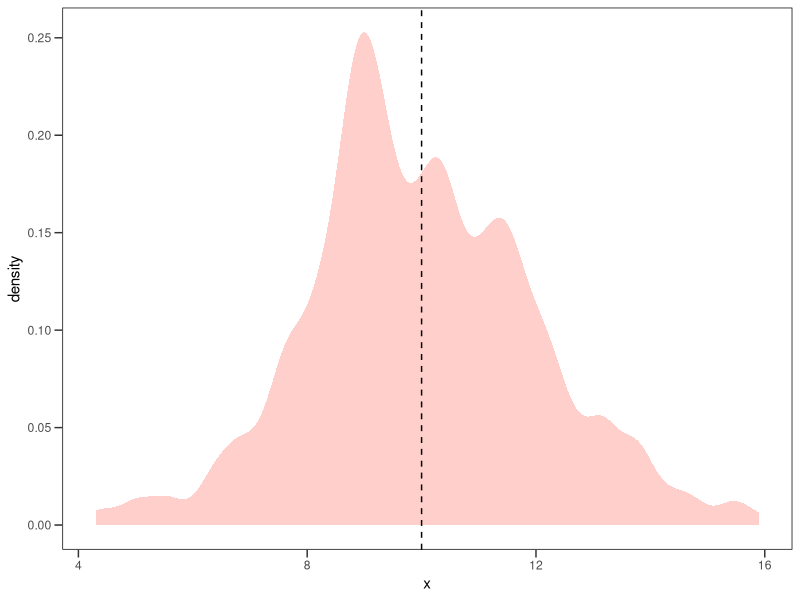
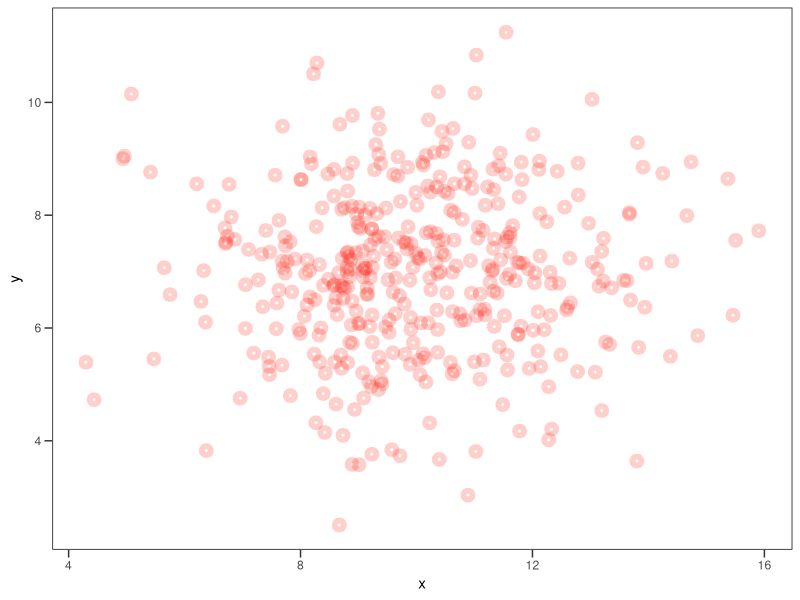
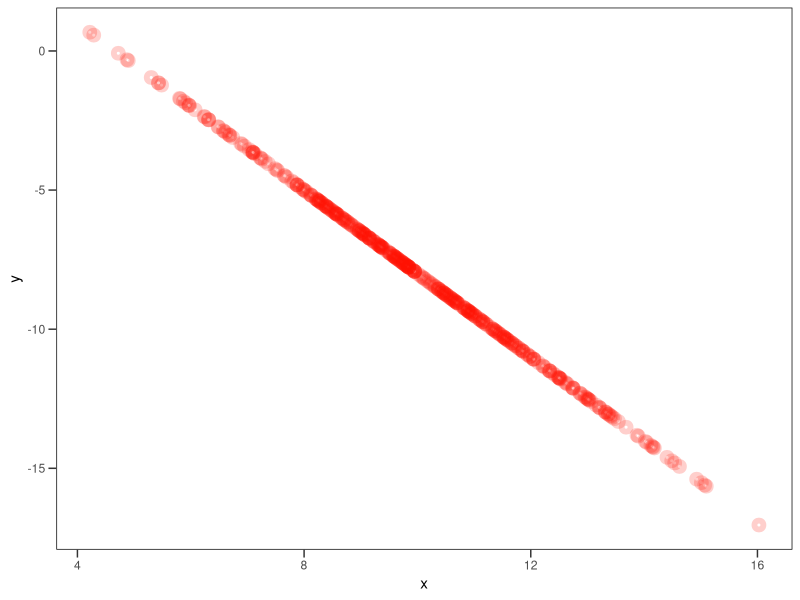
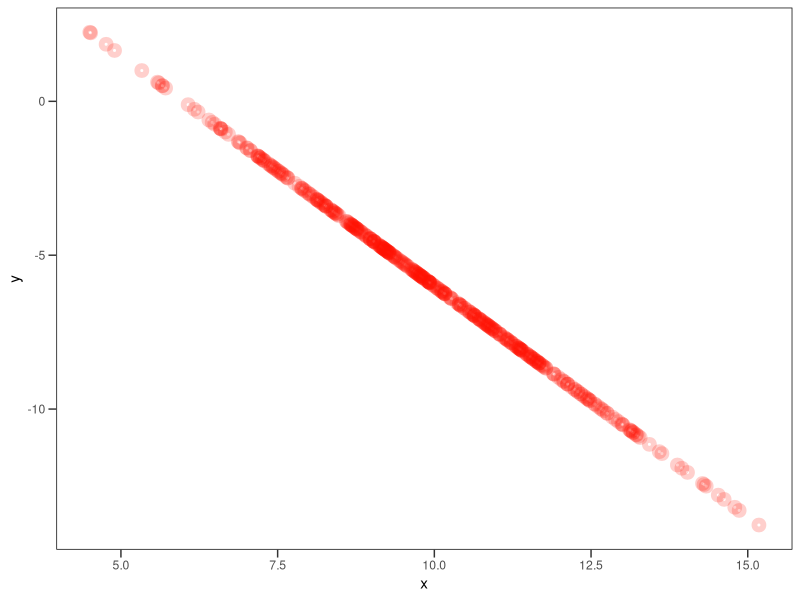
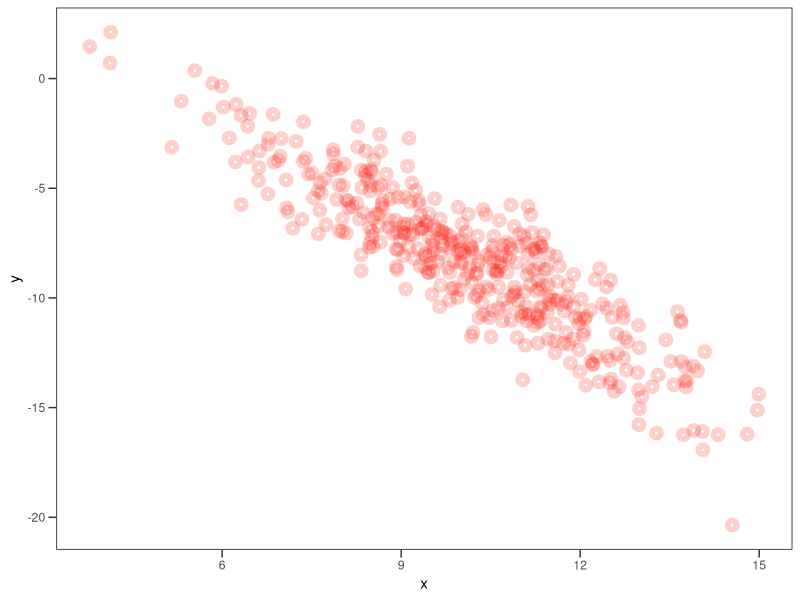
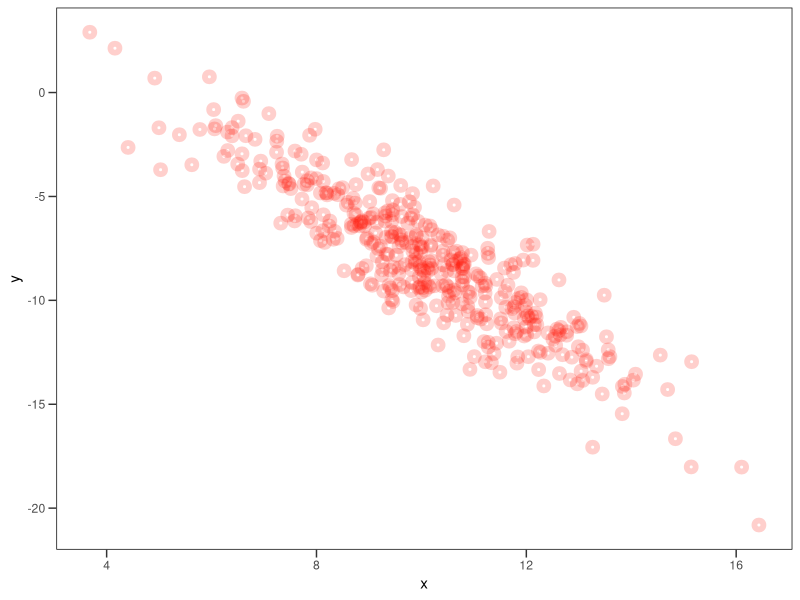
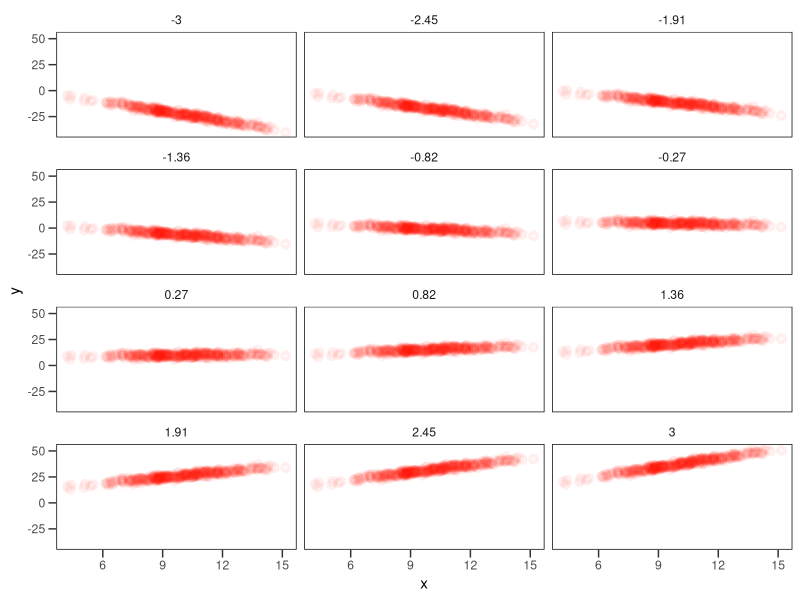
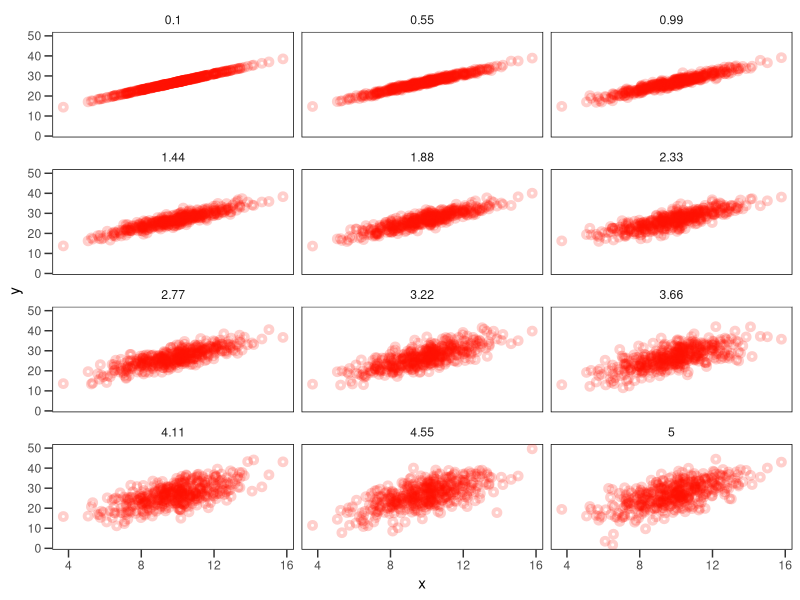

Recreate these plots in R, in order.
## ---- chunk 1
library(tidyverse)
ptheme = theme( panel.background = element_rect(color='black', fill='white'), 
                panel.grid = element_blank(), 
                strip.background = element_rect(color=NA,fill='white'),
                axis.ticks.length = unit(2, 'mm'))

## ---- chunk 2
N = 400
x = rnorm( n=N, mean=10, sd=2 )
## ---- chunk 3
ggplot( data = data.frame(x) ) + stat_density( aes(x=x), adjust=0.5, fill='#ff110033' ) + geom_vline( xintercept = 10, lty=2 ) + ptheme
## ---- chunk 4
y = rnorm( n=N, mean=7, sd=1.5 )
## ---- chunk 5
ggplot( data.frame(x,y) ) + geom_point( aes(x=x, y=y), stroke=3, size=1, pch=21, color='#ff110033' ) + ptheme
## ---- chunk 6
d = data.frame(x,y)
model1 = glm( formula = y ~ x, data=d, family = gaussian ) 
summary(model1)
## ---- chunk 7
linear = function( x, b0, b1 ) {
    y = b0 + b1*x
    data.frame(x,y)
}
## ---- chunk 8
x = rnorm( n=N, mean=10, sd=2 )
sim1 = linear( x=x, b0 = 7, b1 = -1.5 )
## ---- chunk 9
ggplot( data=sim1 ) + geom_point( aes(x=x, y=y), stroke=3, size=1, pch=21, color='#ff110033' ) + ptheme
## ---- chunk 10
linear = function( x, b0, b1, e ) {
    y = b0 + b1*x + e
    data.frame(x,y)
}
## ---- chunk 11
x = rnorm( n=N, mean=10, sd=2 )
sim1 = linear( x=x, b0 = 7, b1 = -1.5, e = 2 )
## ---- chunk 12
ggplot( data=sim1 ) + geom_point( aes(x=x, y=y), stroke=3, size=1, pch=21, color='#ff110033' ) + ptheme
## ---- chunk 13
x = rnorm( n=N, mean=10, sd=2 )
e = rnorm( n=N, mean=0, sd=1.5 )
sim1 = linear( x=x, b0 = 7, b1 = -1.5, e=e )
## ---- chunk 14
ggplot( data=sim1 ) + geom_point( aes(x=x, y=y), stroke=3, size=1, pch=21, color='#ff110033' ) + ptheme
## ---- chunk 15
x = rnorm( n=N, mean=10, sd=2 )
sim1 = linear( x=x, b0 = rnorm( n=N, mean=7, sd=1.5), b1 = -1.5, e=0 )
## ---- chunk 16
ggplot( data=sim1 ) + geom_point( aes(x=x, y=y), stroke=3, size=1, pch=21, color='#ff110033' ) + ptheme
## ---- chunk 17
model1 = glm( formula = y ~ x, data=sim1, family = gaussian ) 
summary(model1)
## ---- chunk 18
x = rnorm( n=N, mean=10, sd=2 )
e = rnorm( n=N, mean=0, sd=1.5 )
b1 = seq( from=-3, to=3, length=12 )

L = list()
for( i in seq_along(b1) ) {
    out = linear( x=x, b0 = 7, b1 = b1[i], e=e )
    out$b1 = round(b1[i], 2)
    L[[i]] = out
}
## ---- chunk 19
head(L[[1]])
## ---- chunk 20
ldf = bind_rows(L)
## ---- chunk 21
ggplot( data=ldf, aes(x=x, y=y) ) + ptheme + 
    geom_point( stroke=2, size=1, pch=21, color='#ff110011') + 
    facet_wrap(~b1, nrow = 4)
## ---- chunk 22
x = rnorm( n=N, mean=10, sd=2 )
e = seq( from=0.1, to=5, length=12)

L = list()
for( i in seq_along(e) ) {
    out = linear( x=x, b0 = 7, b1 = 2, e= rnorm(n=N, mean=0, sd = e[i]) )
    out$e = round(e[i], 2)
    L[[i]] = out
}
ldf = bind_rows(L)
ggplot( data=ldf, aes(x=x, y=y) ) + ptheme + 
    geom_point( stroke=2, size=1, pch=21, color='#ff110033') + 
    facet_wrap(~e, nrow = 4)
